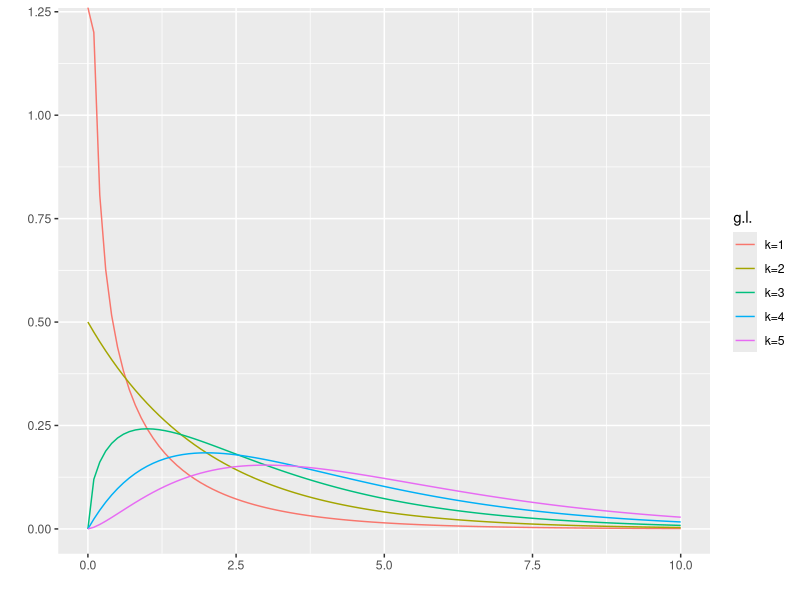
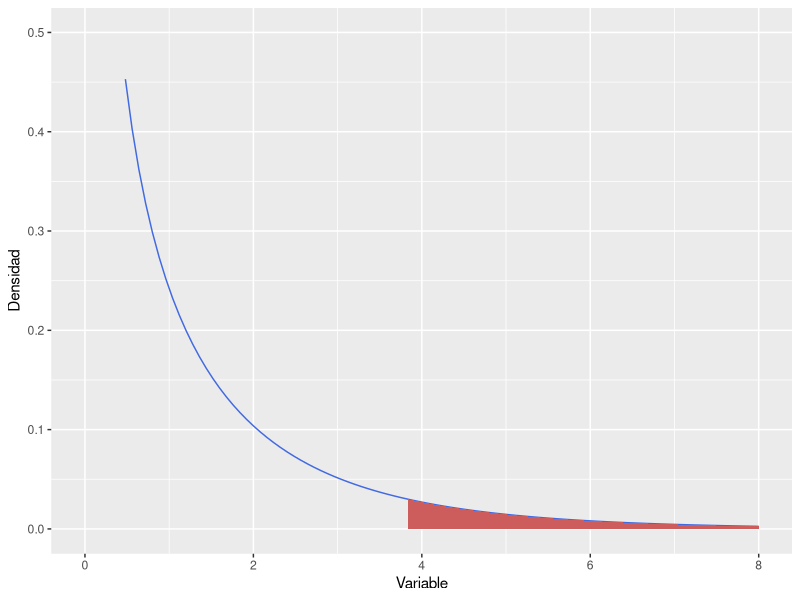

The R script that drew these images, in order:
library(ggplot2)

y1= function(t) dchisq(t,1)
y2= function(t) dchisq(t,2)
y3= function(t) dchisq(t,3)
y4= function(t) dchisq(t,4)
y5= function(t) dchisq(t,5)

ggplot(data.frame(t=c(0, 10)), aes(t)) + 
  stat_function(fun=y1, geom="line", aes(colour="k=1"), size=0.5) +
  stat_function(fun=y2, geom="line", aes(colour="k=2"), size=0.5) +
  stat_function(fun=y3, geom="line", aes(colour="k=3"), size=0.5) +
  stat_function(fun=y4, geom="line", aes(colour="k=4"), size=0.5) +
  stat_function(fun=y5, geom="line", aes(colour="k=5"), size=0.5) +
  xlab("") +
  ylab("") +
  labs(colour='g.l.') 

# Para ejemplo
ggplot(data.frame(t=c(0, 8)), aes(t)) +
  stat_function(fun=y1, geom="line", size=0.5, col="royalblue")+
  stat_function(fun=y1, xlim = c(3.841, 8),
                geom = "area", fill = "indianred") +
  xlab("Variable") +
  ylab("Densidad") +
  ylim(0,0.5)
  



